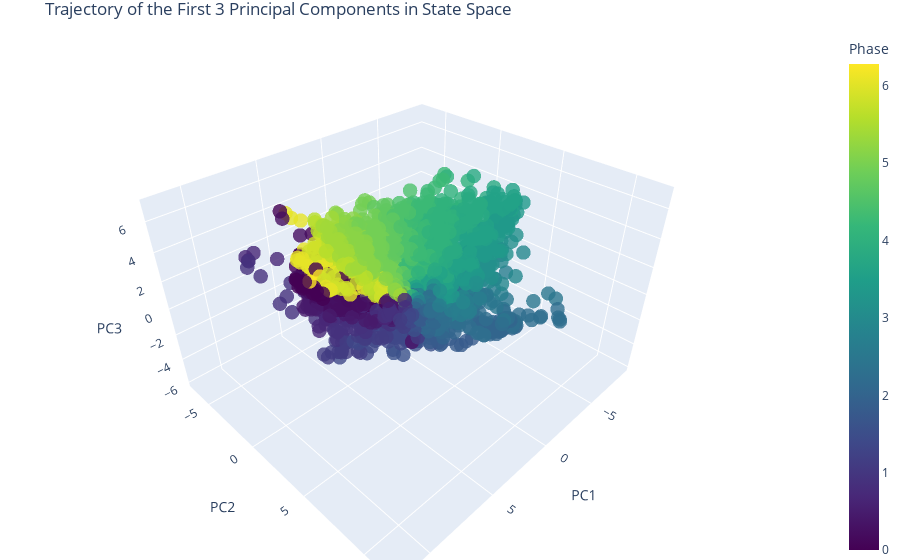

The cell this chart's notebook holds for it:
### Code cell
# Extract the first three PCs
pc1 = transformed_data[:, 0]
pc2 = transformed_data[:, 1]
pc3 = transformed_data[:, 2]

# Time steps for coloring
phase = np.array(param_df.phase)

# Create the figure
fig = go.Figure(data=[go.Scatter3d(
    x=pc1,
    y=pc2,
    z=pc3,
    mode='markers',
    marker=dict(
        size=5,
        color=phase,  # Set color to time steps
        colorscale='Viridis',  # Choose a color scale
        colorbar=dict(title='Phase'),
        opacity=0.8
    )
)])

# Set the layout of the figure
fig.update_layout(
    title='Trajectory of the First 3 Principal Components in State Space',
    scene=dict(
        xaxis_title='PC1',
        yaxis_title='PC2',
        zaxis_title='PC3'
    ),
    margin=dict(l=0, r=0, b=0, t=30)
)

# Show the figure
fig.show()

### Figure 1 — Plotly figure (JSON) as saved in the notebook; plotly's stock layout.template omitted (floating-point values rounded to 4 significant figures; data arrays with more than 128 entries replaced by an {"elided": "..."} marker saying what was removed)
{"data": [{"marker": {"color": {"elided": "2497 float values"}, "colorbar": {"title": {"text": "Phase"}}, "colorscale": [[0, "#440154"], [0.1111, "#482878"], [0.2222, "#3e4989"], [0.3333, "#31688e"], [0.4444, "#26828e"], [0.5556, "#1f9e89"], [0.6667, "#35b779"], [0.7778, "#6ece58"], [0.8889, "#b5de2b"], [1, "#fde725"]], "opacity": 0.8, "size": 5}, "mode": "markers", "type": "scatter3d", "x": {"elided": "2497 float values"}, "y": {"elided": "2497 float values"}, "z": {"elided": "2497 float values"}}], "layout": {"margin": {"b": 0, "l": 0, "r": 0, "t": 30}, "scene": {"xaxis": {"title": {"text": "PC1"}}, "yaxis": {"title": {"text": "PC2"}}, "zaxis": {"title": {"text": "PC3"}}}, "title": {"text": "Trajectory of the First 3 Principal Components in State Space"}}}
